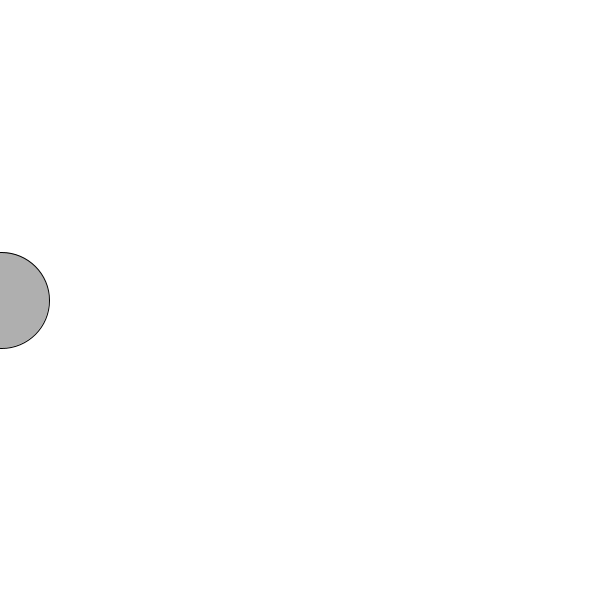
Frame 1 (no input)
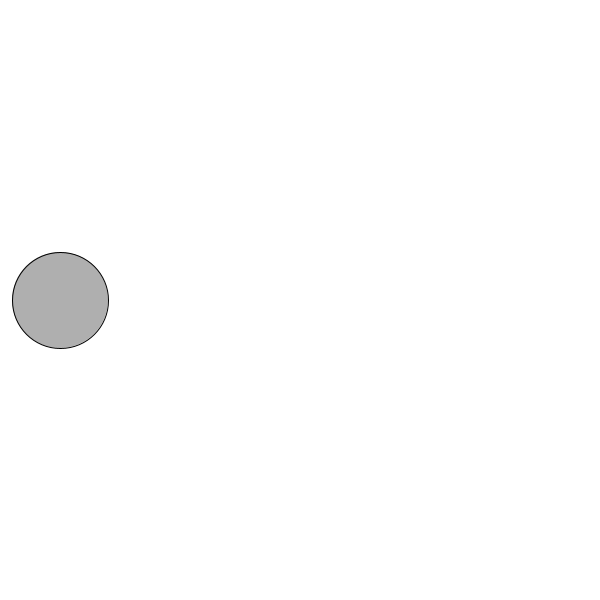
Frame 60 (the mouse pressed at the canvas centre just before this capture)
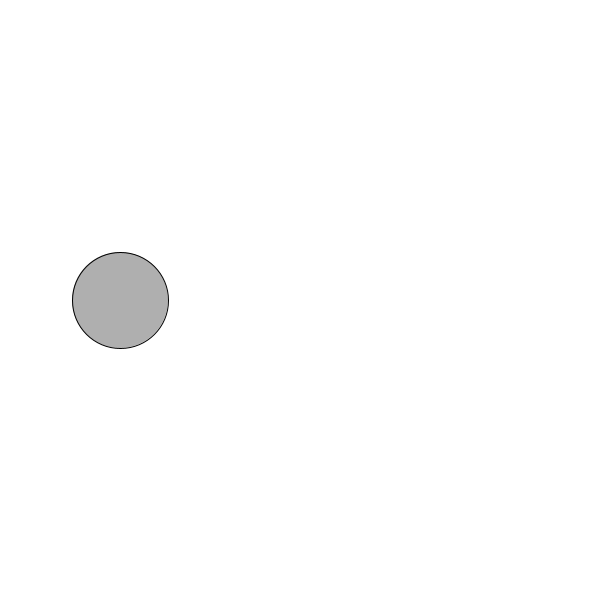
Frame 120 (the mouse held since frame 60 and released just before this capture)

The Processing sketch that drew these frames (run headless with seeded random() and noise(); from frame 60 on, the mouse is pressed at the canvas centre):

// Processing sketch: ch7_ex3
// ── ch7_ex3.pde
int x = 0;
int speed = 1;

void setup() {
  size (600,600);
}

void draw() {
  background(255);
  
  x = x + speed;
  
  if ((x > width) || (x < 0)) {
    speed = speed * -1;
  }
  
  stroke(0);
  fill(175);
  ellipse(x, 300, 96, 96);
}
